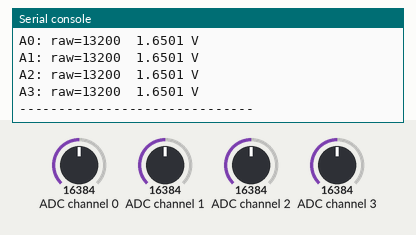
A program run on a simulated Raspberry Pi Pico running MicroPython. Parts: the last lines printed to the serial console. Inputs (shaded band) come from the test bench; at power-on: ADC channel 0 = 16384, ADC channel 1 = 16384, ADC channel 2 = 16384, ADC channel 3 = 16384 (analog values on the 0–32767 scale).

Above: at 1.2 s.
1.3 s: ADC channel 0 set to 22936
2.8 s: ADC channel 1 set to 22936
4.3 s: ADC channel 2 set to 22936
At 5.6 s:
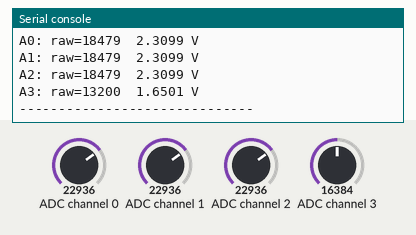
5.8 s: ADC channel 3 set to 22936
At 7.1 s:
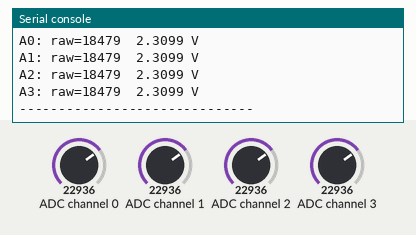
7.3 s: ADC channel 0 set to 31783
8.8 s: ADC channel 1 set to 31783
Timing chart, 0 to 11.3 s (numbered marks = the images above; inputs shaded):
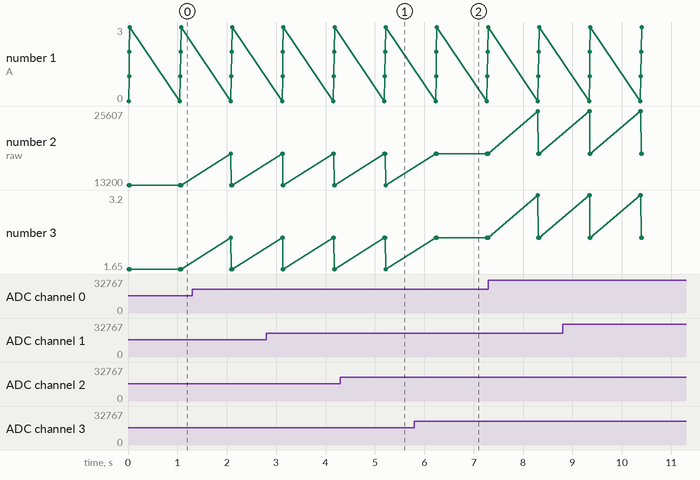

Measured:
- after the input at 4.3 s, the serial console: prints a new line after 0.91 s (image 1)
- after the input at 5.8 s, the serial console: prints a new line after 0.46 s (image 2)

The program:

example.py
```python
# Runs on a Raspberry Pi Pico under MicroPython to read all four ADS1115 channels over I2C and print raw ADC counts and converted voltages.
#
# Buy this module: https://shillehtek.com/products/shillehtek-ads-1115-pre-soldered
# Full manual: https://shillehtek.com/blogs/shillehtek-product-manuals/ads1115-4-channel-i2c-iic-analog-to-digital-adc-pga-16-bit-16-byte-converter
# More examples: https://github.com/shillehbean/shillehtek-examples
#

# ADS1115 on Raspberry Pi Pico via I2C0 (GP0 SDA, GP1 SCL)
# Upload an ads1x15.py driver to the Pico filesystem first.

from machine import I2C, Pin
from ads1x15 import ADS1115
import time

i2c = I2C(0, sda=Pin(0), scl=Pin(1), freq=400000)
print("I2C scan:", [hex(d) for d in i2c.scan()])

# gain=1 -> +/- 4.096V full scale
adc = ADS1115(i2c, address=0x48, gain=1)

while True:
    for channel in range(4):
        raw = adc.read(channel1=channel)
        volts = raw * 4.096 / 32767
        print("A{}: raw={}  {:.4f} V".format(channel, raw, volts))
    print("-" * 30)
    time.sleep(1)
```
